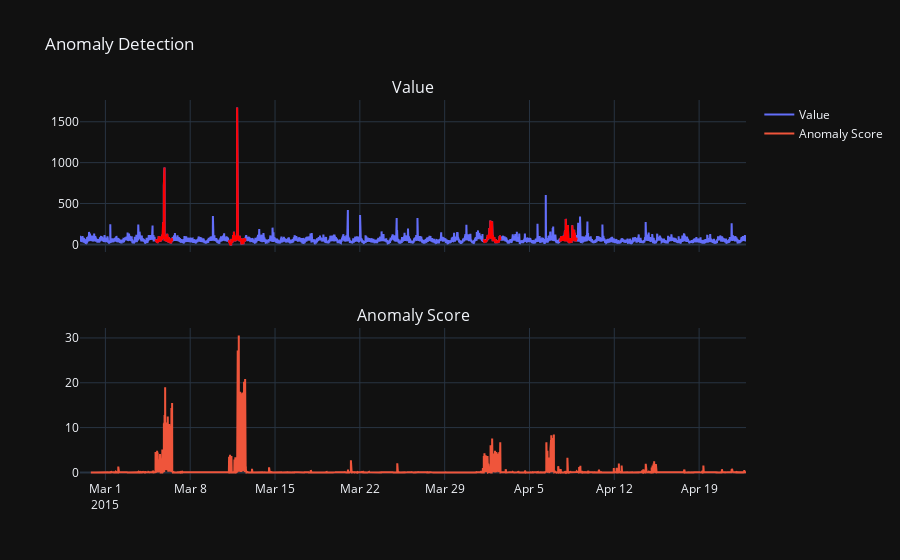

Write notebook code for a chart like this one.
### Code cell
anomaly_detection("realTweets/Twitter_volume_AMZN.csv")

### Figure 1 — Plotly figure (JSON) as saved in the notebook; plotly's stock layout.template omitted (floating-point values rounded to 4 significant figures; data arrays with more than 128 entries replaced by an {"elided": "..."} marker saying what was removed)
{"data": [{"mode": "lines", "name": "Value", "type": "scatter", "x": {"elided": "15831 str values"}, "xaxis": "x", "y": {"elided": "15831 int values"}, "yaxis": "y"}, {"mode": "lines", "name": "Anomaly Score", "type": "scatter", "x": {"elided": "15575 str values"}, "xaxis": "x2", "y": {"elided": "15575 float values"}, "yaxis": "y2"}, {"marker": {"color": "red"}, "mode": "lines", "showlegend": false, "type": "scatter", "x": {"elided": "395 str values"}, "xaxis": "x", "y": {"elided": "395 int values"}, "yaxis": "y"}, {"marker": {"color": "red"}, "mode": "lines", "showlegend": false, "type": "scatter", "x": {"elided": "395 str values"}, "xaxis": "x", "y": {"elided": "395 int values"}, "yaxis": "y"}, {"marker": {"color": "red"}, "mode": "lines", "showlegend": false, "type": "scatter", "x": {"elided": "395 str values"}, "xaxis": "x", "y": {"elided": "395 int values"}, "yaxis": "y"}, {"marker": {"color": "red"}, "mode": "lines", "showlegend": false, "type": "scatter", "x": {"elided": "395 str values"}, "xaxis": "x", "y": {"elided": "395 int values"}, "yaxis": "y"}], "layout": {"annotations": [{"font": {"size": 16}, "showarrow": false, "text": "Value", "x": 0.5, "xanchor": "center", "xref": "paper", "y": 1, "yanchor": "bottom", "yref": "paper"}, {"font": {"size": 16}, "showarrow": false, "text": "Anomaly Score", "x": 0.5, "xanchor": "center", "xref": "paper", "y": 0.4, "yanchor": "bottom", "yref": "paper"}], "title": {"text": "Anomaly Detection"}, "xaxis": {"anchor": "y", "domain": [0, 1], "matches": "x2", "showticklabels": false}, "xaxis2": {"anchor": "y2", "domain": [0, 1]}, "yaxis": {"anchor": "x", "domain": [0.6, 1]}, "yaxis2": {"anchor": "x2", "domain": [0, 0.4]}}}
